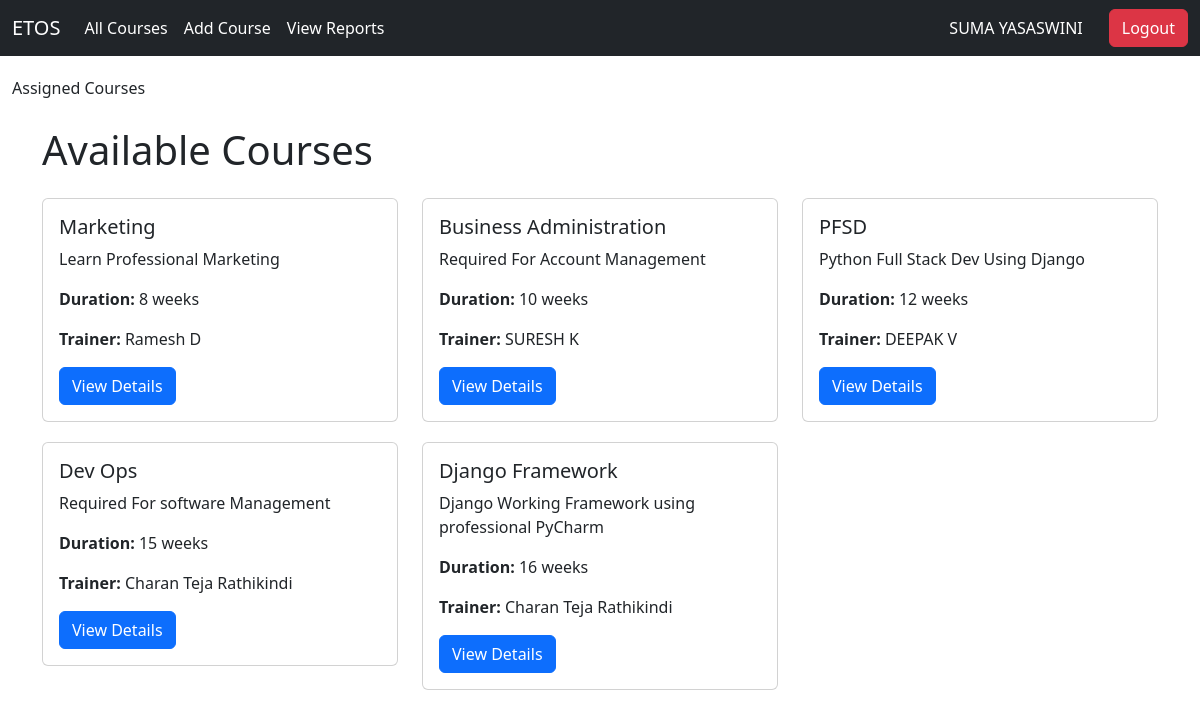
The app's page /employee/courses/ (signed in) with its own data.
### admin_app/models.py (models this page shows)
class Course(models.Model):
    name = models.CharField(max_length=100)
    description = models.TextField()
    duration = models.PositiveIntegerField()  # Duration in hours
    trainer = models.ForeignKey(User, on_delete=models.SET_NULL, null=True)  # Trainer linked to User
    status = models.BooleanField(default=True)  # Active/Inactive status
    def __str__(self):
        return self.name

### employee/views.py (the view)
# urls.py: path('courses/', views.course_list, name='course_list'),
@login_required
def course_list(request):
    Course = apps.get_model('admin_app', 'Course')
    courses = Course.objects.all()
    print(courses)  # Add this line to see what courses are retrieved
    return render(request, 'employee/assigned_courses.html', {'courses': courses})

### templates/employee/assigned_courses.html (shortened to what this page needs)
<!DOCTYPE html>
<html lang="en">
<head>
    <link href="https://cdn.jsdelivr.net/npm/bootstrap@5.3.3/dist/css/bootstrap.min.css" rel="stylesheet">
</head>
<body>
    {% include 'employee/employee_navbar.html' %}
        <div class="container-fluid">
            <a class="navbar-brand" href="{% url 'employee:homepage_employee' %}">Assigned Courses</a>
            <button class="navbar-toggler" type="button" data-bs-toggle="collapse" data-bs-target="#navbarNav" aria-controls="navbarNav" aria-expanded="false" aria-label="Toggle navigation">
                <span class="navbar-toggler-icon"></span>
            </button>
        </div>
    <div class="container mt-4">
        <h1 class="mb-4">Available Courses</h1>
        <div class="row">
            {% for course in courses %}
            <div class="col-md-4">
                <div class="card course-card">
                    <div class="card-body">
                        <h5 class="card-title">{{ course.name }}</h5>
                        <p class="card-text">{{ course.description|truncatewords:20 }}</p>
                        <p><strong>Duration:</strong> {{ course.duration }} weeks</p>
                        <p><strong>Trainer:</strong> {{ course.trainer.get_full_name }}</p>
                        <a href="{% url 'employee:course_detail' course.id %}" class="btn btn-primary">View Details</a>
                    </div>
                </div>
            </div>
            {% empty %}
            <p>No courses are available at the moment. Please check back later!</p>
            {% endfor %}
        </div>
    </div>
</body>
</html>

### templates/employee/employee_navbar.html (shortened to what this page needs)
<!DOCTYPE>
<html lang="en">
<head>
    <link href="https://cdn.jsdelivr.net/npm/bootstrap@5.3.3/dist/css/bootstrap.min.css" rel="stylesheet">
</head>
<body>
  <nav  class="navbar navbar-expand-lg navbar-dark bg-dark">
    <div class="container-fluid">
      <a class="navbar-brand text-white" href="{% url 'employee:homepage_employee' %}">ETOS</a>
      <div class="collapse navbar-collapse" id="navbarSupportedContent">
        <ul class="navbar-nav me-auto mb-2 mb-lg-0">
          <li class="nav-item">
    <a class="nav-link active text-white" aria-current="page" href="{% url 'employee:course_list' %}">All Courses</a>
</li>
<li class="nav-item">
    <a class="nav-link text-white" href="{% url 'employee:add_course_to_employee' %}">Add Course</a>
</li>
<li class="nav-item">
    <a class="nav-link text-white" href="#">View Reports</a>
</li>
        </ul>
        <div class="d-flex align-items-center">
          <a class="nav-link text-white me-3" href="{% url 'employee:profile_page' %}">{{ user.first_name }}</a>
          {% if user.is_authenticated %}
            <a class="btn btn-danger btn-custom" href="{% url 'admin_app:log_out' %}">Logout</a>
          {% else %}
            <a class="btn btn-primary btn-custom" href="{% url 'admin_app:user_login' %}">Login</a>
            <a class="btn btn-primary btn-custom" href="{% url 'admin_app:register' %}">Register</a>
          {% endif %}
        </div>
      </div>
    </div>
  </nav>
</body>
</html>

### templates/employee/assigned_courses.html (style rules this page uses)
.course-card { margin-bottom: 20px; }

### templates/employee/employee_navbar.html (style rules this page uses)
.navbar { margin-bottom: 20px; }
.btn-custom { margin-left: 10px; }

### records on screen
Course: name "Marketing", description "Learn Professional Marketing", duration "8", trainer.get_full_name "Ramesh D"
Course: name "Business Administration", description "Required For Account Management", duration "10", trainer.get_full_name "SURESH K"
Course: name "PFSD", description "Python Full Stack Dev Using Django", duration "12", trainer.get_full_name "DEEPAK V"
Course: name "Dev Ops", description "Required For software Management", duration "15", trainer.get_full_name "Charan Teja Rathikindi"
Course: name "Django Framework", description "Django Working Framework using professional PyCharm", duration "16", trainer.get_full_name "Charan Teja Rathikindi"

### other values on screen
{{ user.first_name }} "SUMA YASASWINI"
